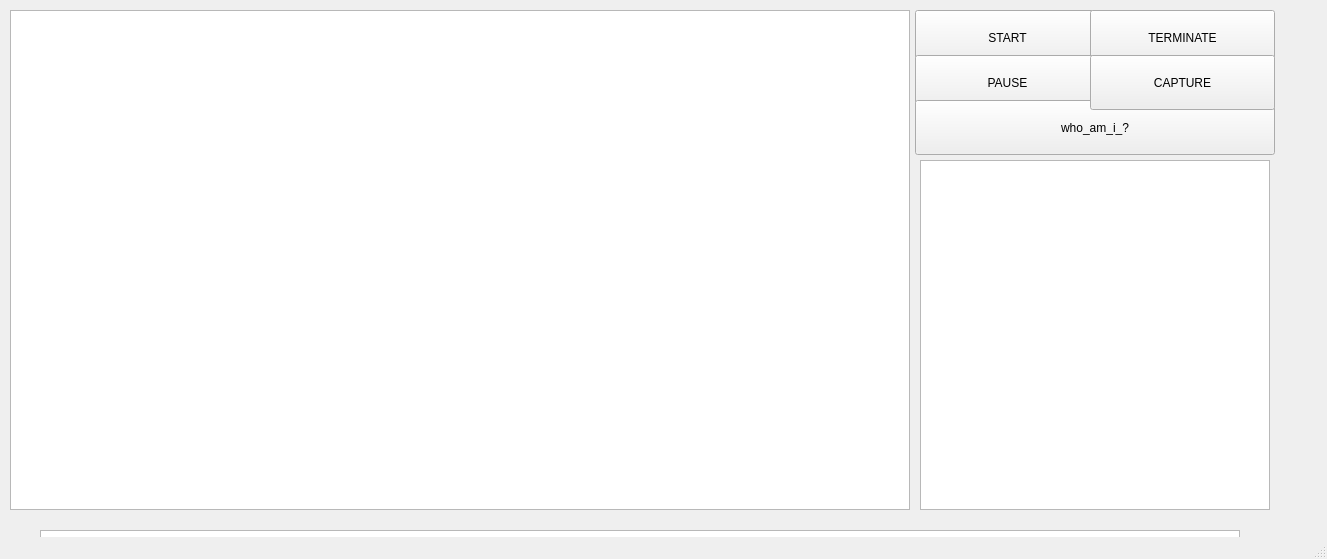
<?xml version="1.0" encoding="UTF-8"?>
<ui version="4.0">
 <class>MainWindow</class>
 <widget class="QMainWindow" name="MainWindow">
  <property name="geometry">
   <rect>
    <x>0</x>
    <y>0</y>
    <width>1327</width>
    <height>559</height>
   </rect>
  </property>
  <property name="windowTitle">
   <string>MainWindow</string>
  </property>
  <widget class="QWidget" name="centralwidget">
   <widget class="QGraphicsView" name="graphicsView">
    <property name="geometry">
     <rect>
      <x>10</x>
      <y>10</y>
      <width>900</width>
      <height>500</height>
     </rect>
    </property>
    <property name="viewportUpdateMode">
     <enum>QGraphicsView::FullViewportUpdate</enum>
    </property>
   </widget>
   <widget class="QPushButton" name="START">
    <property name="geometry">
     <rect>
      <x>915</x>
      <y>10</y>
      <width>185</width>
      <height>55</height>
     </rect>
    </property>
    <property name="text">
     <string>START</string>
    </property>
   </widget>
   <widget class="QPushButton" name="TERMINATE">
    <property name="geometry">
     <rect>
      <x>1090</x>
      <y>10</y>
      <width>185</width>
      <height>55</height>
     </rect>
    </property>
    <property name="text">
     <string>TERMINATE</string>
    </property>
   </widget>
   <widget class="QPushButton" name="PAUSE">
    <property name="geometry">
     <rect>
      <x>915</x>
      <y>55</y>
      <width>185</width>
      <height>55</height>
     </rect>
    </property>
    <property name="text">
     <string>PAUSE</string>
    </property>
   </widget>
   <widget class="QPushButton" name="whoAmI">
    <property name="geometry">
     <rect>
      <x>915</x>
      <y>100</y>
      <width>360</width>
      <height>55</height>
     </rect>
    </property>
    <property name="text">
     <string>who_am_i_?</string>
    </property>
   </widget>
   <widget class="QPushButton" name="CAPTURE">
    <property name="geometry">
     <rect>
      <x>1090</x>
      <y>55</y>
      <width>185</width>
      <height>55</height>
     </rect>
    </property>
    <property name="text">
     <string>CAPTURE</string>
    </property>
   </widget>
   <widget class="QGraphicsView" name="displayFaces">
    <property name="geometry">
     <rect>
      <x>40</x>
      <y>530</y>
      <width>1200</width>
      <height>200</height>
     </rect>
    </property>
    <property name="autoFillBackground">
     <bool>true</bool>
    </property>
   </widget>
   <widget class="QGraphicsView" name="meanFace">
    <property name="geometry">
     <rect>
      <x>920</x>
      <y>160</y>
      <width>350</width>
      <height>350</height>
     </rect>
    </property>
   </widget>
  </widget>
  <widget class="QMenuBar" name="menubar">
   <property name="geometry">
    <rect>
     <x>0</x>
     <y>0</y>
     <width>1327</width>
     <height>22</height>
    </rect>
   </property>
  </widget>
  <widget class="QStatusBar" name="statusbar"/>
 </widget>
 <resources/>
 <connections/>
</ui>
